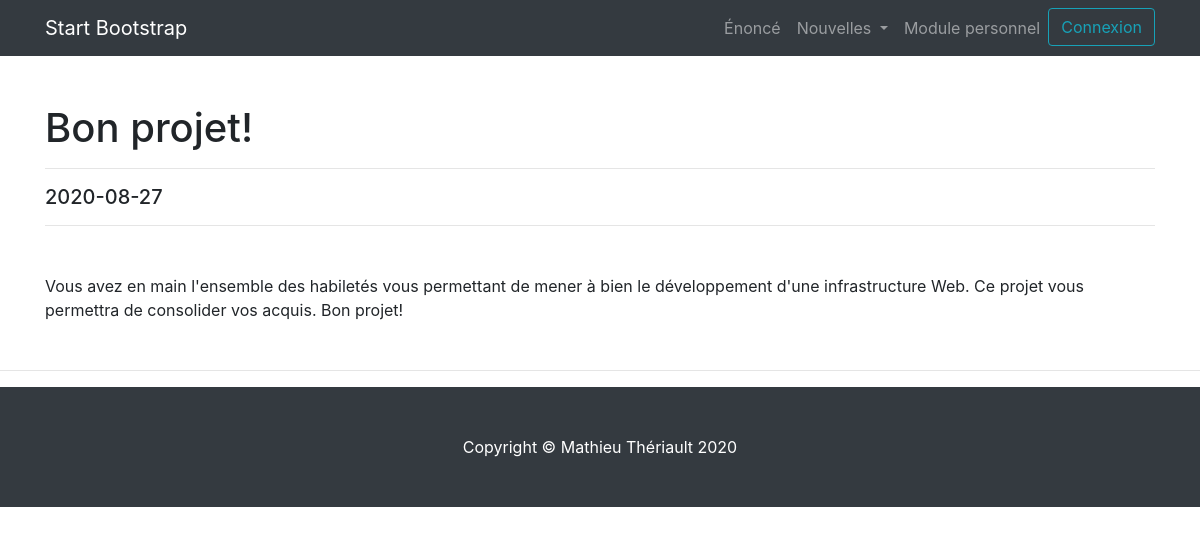
/projet_final/nouvelle.php?id=1, run on the app's committed database.
### tables this page shows
CREATE TABLE `nouvelles` (
  `id` int(11) NOT NULL,
  `titre` varchar(50) NOT NULL,
  `description_courte` varchar(125) NOT NULL,
  `description_longue` text NOT NULL,
  `date_nouvelle` date NOT NULL,
  `actif` tinyint(1) NOT NULL,
  `fk_categorie` int(11) NOT NULL
);

### projet_final/nouvelle.php (the view, shortened to what this page needs)
<?php
    include_once 'include/header.php';
    include_once 'include/config.php';
    $mysqli = new mysqli($host, $username, $password, $database);
    if (isset($_GET["id"])) {
        if ($res = $mysqli->prepare("SELECT titre, description_longue, date_nouvelle FROM nouvelles WHERE id=?")) {
            $res->bind_param("s", $id);
            if ($res->execute()) {
                $res->bind_result($titre, $description_longue, $date);
                if ($res->fetch()) {
                    echo "
                        <div class='container'>
                            <h1 class='mt-5'>" . $titre . "</h1>
                            <hr>
                            <h5>" . $date . "</h5>
                            <hr>
                            <p class='my-5'>" . $description_longue . "</p>
                        </div>
                    ";
                }
            }
        }
    }
    include_once 'include/footer.php';
?>

### projet_final/css/modern-business.css (style rules this page uses)
body { padding-top: 56px; }

### data on the page
nouvelles: titre "Bon projet!", date_nouvelle "2020-08-27", description_longue "Vous avez en main l'ensemble des habiletés vous permettant de mener à bien le développement d'une infrastructure Web. Ce projet vous permettra de consolider vos acquis. Bon projet!"
